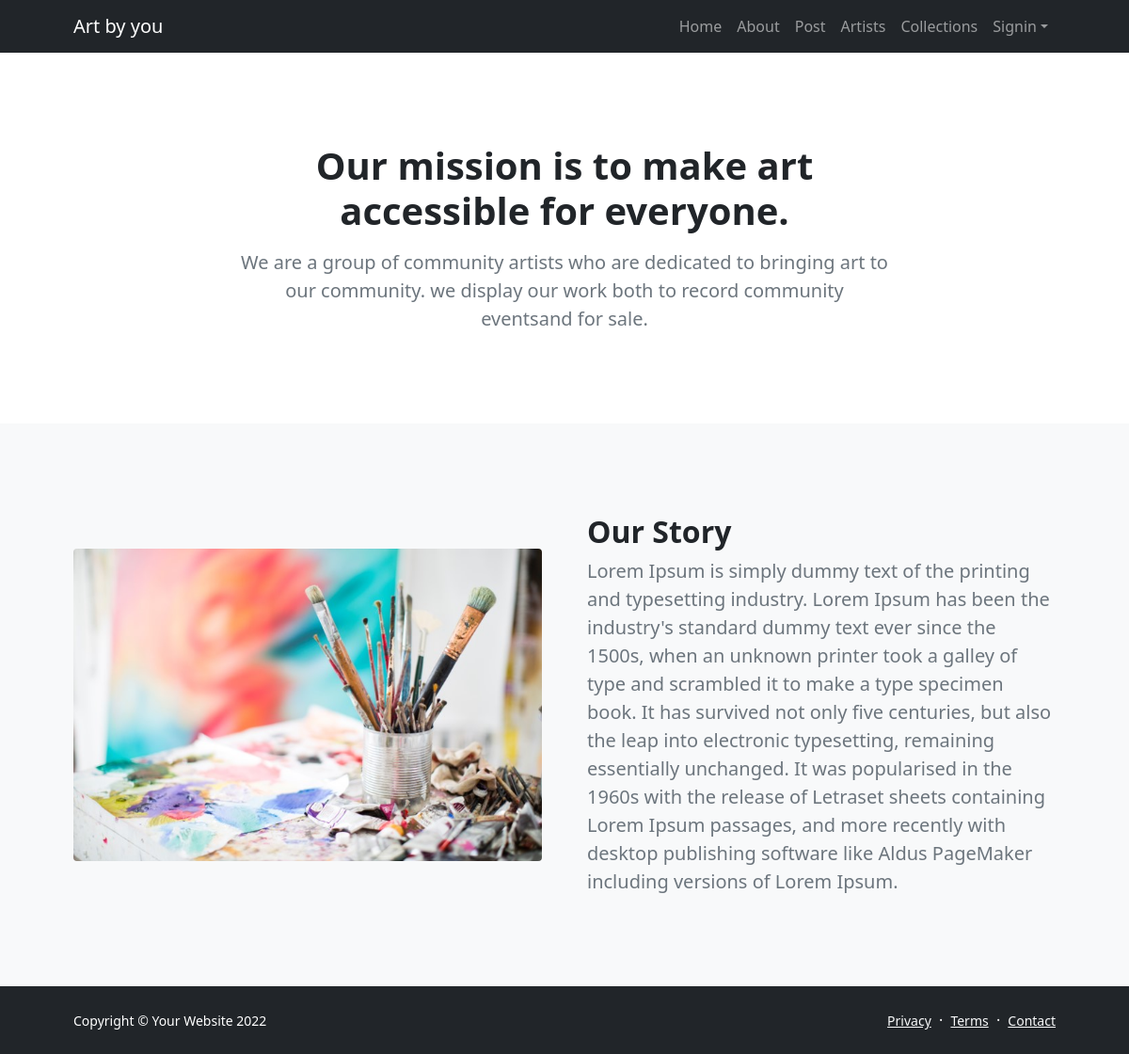
Page /about.php on the committed database.
### tables this page shows
CREATE TABLE `about` (
  `AboutID` int(11) NOT NULL,
  `HomePage` text NOT NULL,
  `Story` text NOT NULL,
  `AboutImage` varchar(50) NOT NULL
);

### about.php (the view, shortened to what this page needs)
<!DOCTYPE html>
<html lang="en">
<head>
    <link href="https://cdn.jsdelivr.net/npm/bootstrap-icons@1.5.0/font/bootstrap-icons.css" rel="stylesheet" />
    <link href="css/styles.css" rel="stylesheet" />
</head>
<body class="d-flex flex-column h-100">
    <main class="flex-shrink-0">
        <nav class="navbar navbar-expand-lg navbar-dark bg-dark">
            <div class="container px-5">
                <a class="navbar-brand" href="index.php">Art by you</a>
                <div class="collapse navbar-collapse" id="navbarSupportedContent">
                    <ul class="navbar-nav ms-auto mb-2 mb-lg-0">
                        <li class="nav-item"><a class="nav-link" href="index.php">Home</a></li>
                        <li class="nav-item"><a class="nav-link" href="about.php">About</a></li>
                        <li class="nav-item"><a class="nav-link" href="post.php">Post</a></li>
                        <li class="nav-item"><a class="nav-link" href="artist.php">Artists</a></li>
                        <li class="nav-item"><a class="nav-link" href="collections_T.php">Collections</a></li>
                        <li class="nav-item dropdown">
                                <a class="nav-link dropdown-toggle" id="navbarDropdownBlog" href="#" role="button" data-bs-toggle="dropdown" aria-expanded="false">Signin</a>
                            </li>
                    </ul>
                </div>
            </div>
        </nav>
            <header class="py-5">
                <div class="container px-5">
                    <div class="row justify-content-center">
                        <div class="col-lg-8 col-xxl-6">
                            <div class="text-center my-5">
                                <h1 class="fw-bolder mb-3">Our mission is to make art accessible for everyone.</h1>
                                <p class="lead fw-normal text-muted mb-4">We are a group of community artists who are dedicated to bringing art to our community. we display our work both to record community eventsand for sale.</p>
                            </div>
                        </div>
                    </div>
                </div>
            </header>
            <?php
            require_once 'serverLogin.php';
            $conn = mysqli_connect($db_hostname, $db_username, $db_password, $db_database);
            $myquery = "SELECT Story, AboutImage FROM about WHERE AboutID = 1";
            $result=mysqli_query($conn,$myquery);
            $line=$result->fetch_assoc();
            $aboutStory=$line["Story"];
            $image = $line["AboutImage"];
            $outout = <<<HTML
            <section class="py-5 bg-light" id="scroll-target">
                <div class="container px-5 my-5">
                    <div class="row gx-5 align-items-center">
                        <div class="col-lg-6"><img class="img-fluid rounded mb-5 mb-lg-0" src=$image alt="..." /></div>
                        <div class="col-lg-6">
                            <h2 class="fw-bolder">Our Story</h2>
                            <p class="lead fw-normal text-muted mb-0">$aboutStory</p>
                        </div>
                    </div>
                </div>
            </section>
            HTML;
            echo $outout;
        ?>
        </main>
        <footer class="bg-dark py-4 mt-auto">
            <div class="container px-5">
                <div class="row align-items-center justify-content-between flex-column flex-sm-row">
                    <div class="col-auto"><div class="small m-0 text-white">Copyright &copy; Your Website 2022</div></div>
                    <div class="col-auto">
                        <a class="link-light small" href="#!">Privacy</a>
                        <span class="text-white mx-1">&middot;</span>
                        <a class="link-light small" href="#!">Terms</a>
                        <span class="text-white mx-1">&middot;</span>
                        <a class="link-light small" href="#!">Contact</a>
                    </div>
                </div>
            </div>
        </footer>
    </body>
</html>

### rows in the picture
about: AboutImage (picture), Story "Lorem Ipsum is simply dummy text of the printing and typesetting industry. Lorem Ipsum has been the industry's standard dummy text ever since the 1500s, when an unknown printer took a galley of type and scrambled it to make a type specimen book. It has survived not only five centuries, but also the leap into electronic typesetting, remaining essentially unchanged. It was popularised in the 1960s with the release of Letraset sheets containing Lorem Ipsum passages, and more recently with desktop publishing software like Aldus PageMaker including versions of Lorem Ipsum."
